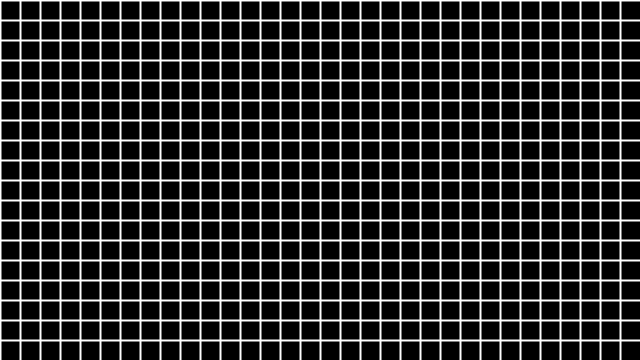
Frame 1 (no input)
Frame 60 (the mouse pressed at the canvas centre just before this capture): identical to frame 1, image omitted
Frame 120 (the mouse held since frame 60 and released just before this capture): identical to frame 1, image omitted

The Processing sketch that drew this single still picture (run headless with seeded random() and noise(); from frame 60 on, the mouse is pressed at the canvas centre):

// Processing sketch: sketch_25_for_loops
// ── sketch_25_for_loops.pde
int x;
int y;
void setup(){
  size(640,360);
  
}
void draw(){

  background(0);
  strokeWeight(2);
  stroke(255);
  for(x=0;x<width;x=x+20){
    line(x,0,x,height);
  }
  for(y=0;y<height;y=y+20){
    line(0,y,width,y);
  }
  
  
}
